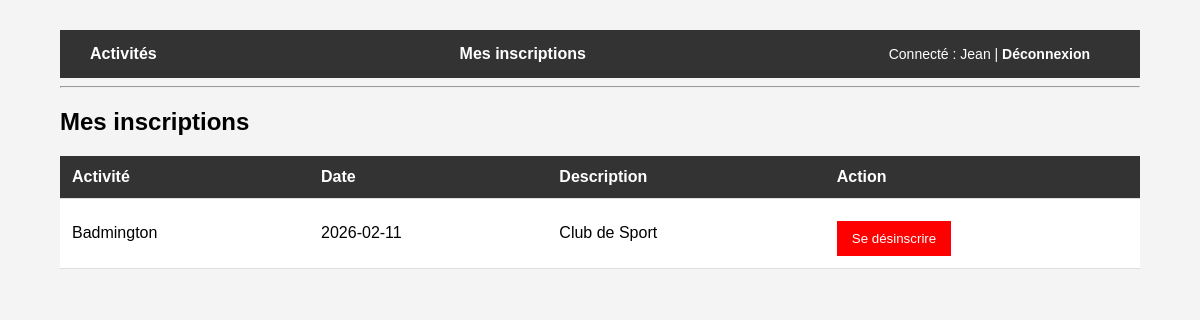
The page /association/mes_inscriptions.php (signed in) on the database its author committed.
### tables this page shows
CREATE TABLE `activite` (
  `id` int(11) NOT NULL,
  `titre` varchar(150) NOT NULL,
  `description` text DEFAULT NULL,
  `date_activite` date NOT NULL
);

### association/mes_inscriptions.php (the view, shortened to what this page needs)
<?php
require "config.php";
$stmt = $pdo->prepare("
    SELECT activite.id, activite.titre, activite.date_activite, activite.description
    FROM activite
    JOIN membre_activite
        ON activite.id = membre_activite.id_activite
    WHERE membre_activite.id_membre = ?
");
$stmt->execute([$_SESSION["user_id"]]);
$activites = $stmt->fetchAll(PDO::FETCH_ASSOC);
require "header.php";
?>
<h2>Mes inscriptions</h2>
<table>
<tr>
    <th>Activité</th>
    <th>Date</th>
    <th>Description</th>
    <th>Action</th>
</tr>
<?php foreach ($activites as $a): ?>
<tr>
    <td><?= htmlspecialchars($a["titre"]) ?></td>
    <td><?= htmlspecialchars($a["date_activite"]) ?></td>
    <td><?= htmlspecialchars($a["description"]) ?></td>
    <td>
    <form method="post" onsubmit="return confirmerDesinscription()">
    <button class="btn-desinscrire" onclick="return confirm('Tu veux te désinscrire ?')">
    Se désinscrire
</button>
    </td>
</tr>
<?php endforeach; ?>
</table>
<?php require "footer.php"; ?>

### association/style.css (style rules this page uses)
body { font-family: Arial, sans-serif; margin: 0; background-color: #f4f4f4; }
table { width: 100%; border-collapse: collapse; margin-top: 20px; background: white; }
th, td { padding: 12px; border-bottom: 1px solid #ddd; text-align: left; }
th { background-color: #333; color: white; }
button { background-color: #333; color: white; border: none; padding: 10px 15px; cursor: pointer; margin-top: 10px; }
.btn-desinscrire { background-color: red !important; color: white !important; }

### rows shown on the page
activite: titre "Badmington", date_activite "2026-02-11", description "Club de Sport"

### other values the page prints
$_SESSION["prenom"] "Jean"
